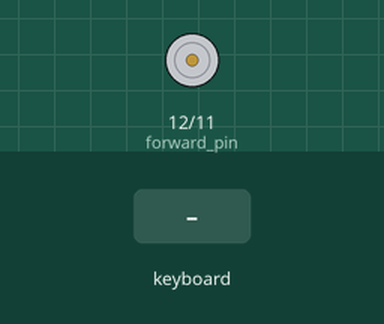
This program was run on a simulated Raspberry Pi (header pin numbers). On the bench: motor-driver pin pairs drawn as motors (green arrow = first pin HIGH = forward, orange = second pin HIGH = backward, longer = more drive). The test bench sets the inputs (shaded band). The full-screen text the program places in the terminal is not drawn.

Above: at 1.2 s.
1.3 s: key "w" typed on the keyboard
At 2.3 s:
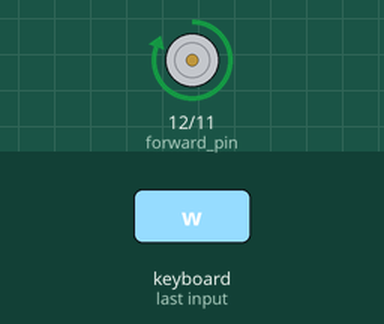
2.8 s: key "D" typed on the keyboard
At 3.5 s:
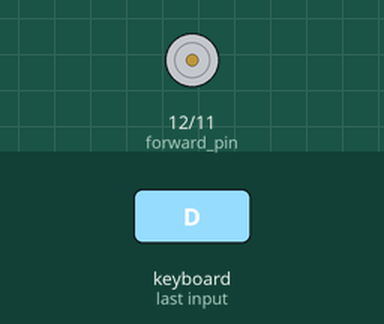
Timing chart, 0 to 5.8 s (numbered marks = the images above; inputs shaded):
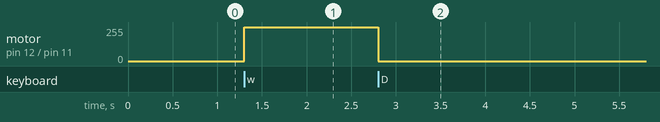

Measured:
- after the input at 1.3 s, motor on pin 12 (forward_pin) / pin 11 (reverse_pin): stopped → forward 255/255 at once
- after the input at 2.8 s, motor on pin 12 (forward_pin) / pin 11 (reverse_pin): forward 255/255 → stopped at once

The program:

main.py
```python
## SETUP
# Import Libraries
import RPi.GPIO as gpio
import curses
import time

# Initialize Screen
stdscr = curses.initscr()

# Declare Variables
FOREGROUND = curses.COLOR_WHITE
BACKGROUND = curses.COLOR_BLACK
ASCII = {i: chr(i) for i in range (128)} # ASCII dictionary
h, w = stdscr.getmaxyx() # Screen size
running = True # variable to control the main loop
forward_pin = 12
reverse_pin = 11
power = 100
gear = 'D'

## FUNCTIONS
# Raspberry Pi Functions
def setup():
    # Raspberry Pi Setup
    gpio.setmode(gpio.BOARD)
    gpio.setup(forward_pin, gpio.OUT)
    gpio.setup(reverse_pin, gpio.OUT)

    # PWM Setup
    global forward_pwm
    forward_pwm = gpio.PWM(forward_pin, 1000)
    forward_pwm.start(0)
    global reverse_pwm
    reverse_pwm = gpio.PWM(reverse_pin, 1000)
    reverse_pwm.start(0)

def forward(speed=100):
    #gpio.output(forward_pin, gpio.HIGH)
    #gpio.output(reverse_pin, gpio.LOW)
    reverse_pwm.ChangeDutyCycle(0)
    forward_pwm.ChangeDutyCycle(speed)

def reverse(speed=100):
    #gpio.output(reverse_pin, gpio.HIGH)
    #gpio.output(forward_pin, gpio.LOW)
    forward_pwm.ChangeDutyCycle(0)
    reverse_pwm.ChangeDutyCycle(speed)

def stop():
    #gpio.output(forward_pin, gpio.LOW)
    #gpio.output(reverse_pin, gpio.LOW)
    forward_pwm.ChangeDutyCycle(0)
    reverse_pwm.ChangeDutyCycle(0)

def cleanup():
    stop()
    gpio.cleanup()

# Curses Functions
def display_text(text, position_y=0, position_x=0, center_y=False, center_x=False, offset_y=0, offset_x=0):
    '''
    Displays text on the terminal screen using Curses
    Parameters:
    text: Text to be displayed on the screen
    position_y: Position on the y axis where text will be displayed (overwritten by center_y)
    position_x: Position on the x axis where text will be displayed (overwritten by center_x)
    center_y: Centers the text on the y axis with an optional offset (offset_y), overwrites position_y
    center_x: Centers the text on the x axis with an optional offset (offset_x), overwrites position_x
    offset_y: Offsets the position along the y axis IF center_y is True
    offset_x: Offsets the position along the x axis IF center_x is True
    '''
    global h
    global w
    h, w = stdscr.getmaxyx()
    if center_x:
        x = int((w / 2 - len(text) / 2) + offset_x)
    else:
        x = position_x
    if center_y:
        y = int((h / 2) + offset_y)
    else:
        y = position_y

    stdscr.addstr(y, x, text)
    stdscr.refresh()

def process_key(key):
    global running
    global gear
    global power
    stdscr.clear()
    if key < 128:
        letter = ASCII[key]
        if letter.lower() == 'w':
            if gear == 'D':
                forward(power)
            elif gear == 'R':
                reverse(power)
            else:
                stop()
        elif letter.lower() == 's':
            stop()
        elif letter == 'q':
            if power >= 5:
                power -= 5
            else:
                power = 0
        elif letter == 'e':
            if power <= 95:
                power += 5
            else:
                power = 100
        elif letter == 'Q':
            if gear == 'D':
                gear = 'N'
            elif gear == 'N':
                gear = 'R'
            else:
                gear = 'R'
        elif letter == 'E':
            if gear == 'R':
                gear = 'N'
            elif gear == 'N':
                gear = 'D'
            else:
                gear = 'D'
        elif letter == ' ':
            stop()
        elif letter.lower() == 'p':
            running = False
        else:
            stop()
    else:
        pass


### MAIN FUNCTION
def main(stdscr):
    try:
        ## Setup
        # Curses
        curses.curs_set(0)
        curses.init_pair(1, FOREGROUND, BACKGROUND)
        # Raspberry Pi
        setup()

        stdscr.attron(curses.color_pair(1))

        ## Main Loop
        while running:
            # Input
            key = stdscr.getch()
            process_key(key)
            # Update
            display_text(gear, position_y=1, center_x=True)

        cleanup()
    except Exception as e:
        display_text(str(e))
        time.sleep(5)
        cleanup()

curses.wrapper(main)
```
